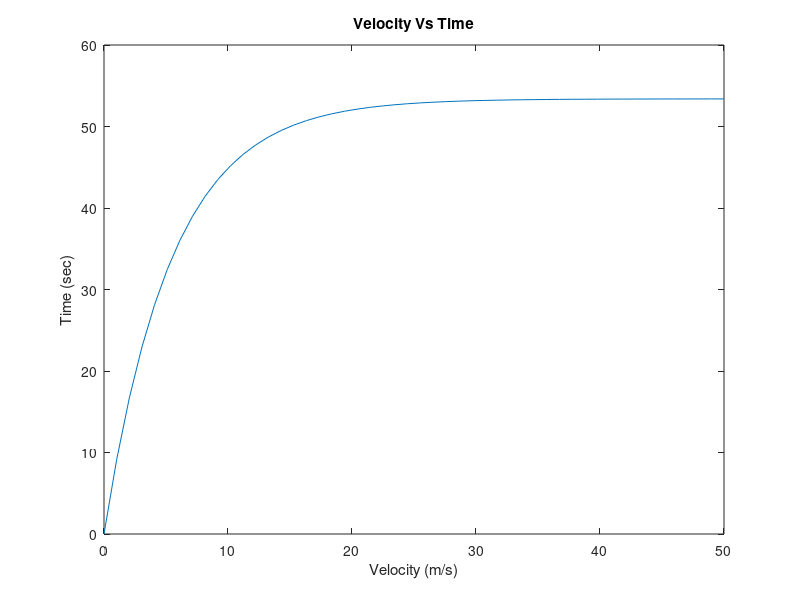

This chart was generated by the following MATLAB code:
clear all
clc
%inputs
g = 9.8; % m/sec^2
c = 12.5; % Kg/s
m = 68.1; %Kg
t = linspace(0,50,50);
v_t = @(t) ((g*m)/c)*(1-exp(-(c*t)/m));
vel = v_t(t);
plot(t,vel);
title('Velocity Vs Time');
xlabel('Velocity (m/s)');
ylabel('Time (sec)');